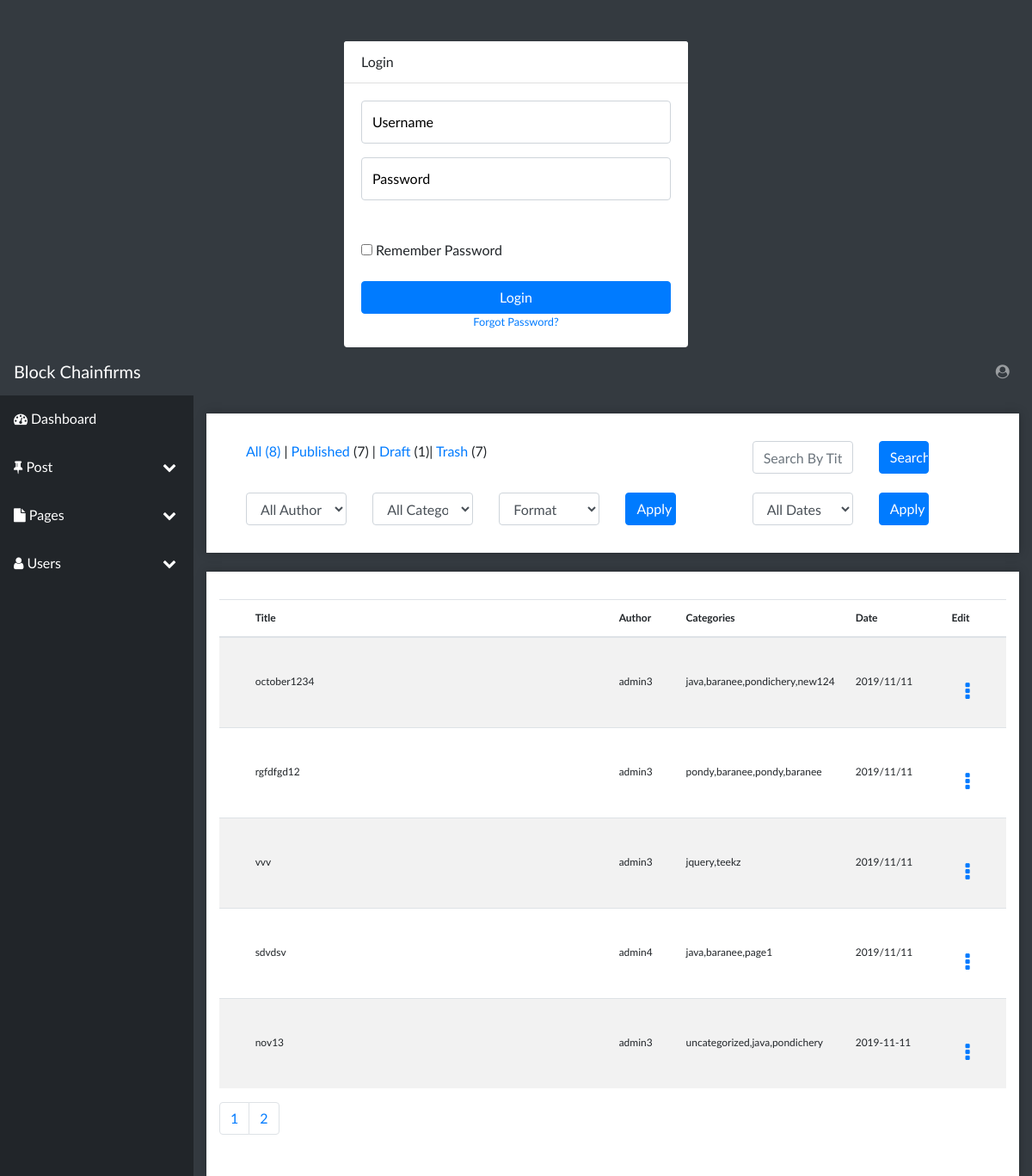
Page /allpost.php on the committed database.
### tables this page shows
CREATE TABLE `posts` (
  `id` int(10) NOT NULL,
  `fid` int(10) NOT NULL,
  `user_id` int(10) NOT NULL,
  `username` varchar(100) NOT NULL,
  `Title` varchar(256) NOT NULL,
  `Content` text NOT NULL,
  `Status` varchar(50) NOT NULL,
  `draftTime` varchar(50) NOT NULL,
  `publishTime` varchar(50) NOT NULL,
  `Visibility` varchar(100) NOT NULL,
  `publihedOn` varchar(50) NOT NULL,
  `Format` varchar(100) NOT NULL,
  `selectCategory` varchar(256) NOT NULL,
  `categoryName` varchar(256) NOT NULL,
  `categoryType` varchar(256) NOT NULL,
  `seo_title` varchar(100) NOT NULL,
  `description` text NOT NULL,
  `url` varchar(100) NOT NULL,
  `seo_schema` varchar(100) NOT NULL,
  `image` varchar(50) NOT NULL,
  `Date` timestamp(6) NOT NULL DEFAULT current_timestamp(6),
  `onlyDate` varchar(50) NOT NULL,
  `url_edit` varchar(256) NOT NULL,
  `url_title` varchar(100) NOT NULL
);

CREATE TABLE `category` (
  `id` int(10) NOT NULL,
  `categoryName` varchar(50) NOT NULL,
  `slug` varchar(50) NOT NULL,
  `selectCategory` varchar(100) NOT NULL,
  `parentcategory` varchar(50) NOT NULL,
  `description` varchar(256) NOT NULL,
  `category_date` varchar(50) NOT NULL
);

### allposts.php (the view, shortened to what this page needs)
 <?php
 $per_page=5;
if(isset($_GET['page'])) {
            $page = $_GET['page'];
            } else {
                $page = "";
            }
            if($page == "" || $page == 1) {
                $page_1 = 0;
            } else {
                $page_1 = ($page * $per_page) - $per_page;
            }
          $post_query_count="SELECT * FROM posts";
          $find_count=mysqli_query($connection,$post_query_count);
          $count=mysqli_num_rows($find_count);
          $count=ceil($count/$per_page);
$query="SELECT posts.id,posts.fid, posts.Title, posts.username, posts.onlyDate, category.selectCategory
FROM posts
INNER JOIN category ON posts.fid=category.id LIMIT $page_1,$per_page";
$select_allposts=mysqli_query($connection,$query);
while($row=mysqli_fetch_array($select_allposts)) {
  $title=$row['Title'];
  $username=$row['username'];
  $selectCategory=$row['selectCategory'];
  $onlyDate=$row['onlyDate'];
              ?>
    <tr>
    <td></td>
    <td class="author_td"><label><?php echo $title;  ?></label></td>
    <td><label><?php echo $username;  ?></label></td>
    <td class="page_control"><label><?php echo $selectCategory;  ?></label></td>
    <td><label><?php echo $onlyDate;         ?></label></td>
    <td> <label><a class="nav-link " href="#" id="actionmenu" role="button" data-toggle="dropdown" aria-haspopup="true" aria-expanded="false">
          <i class="fa fa-ellipsis-v font-24"></i>
        </a>
</label>
</td>
    </tr>
    <?php
}
    ?>
    </tbody>
</table>
<ul class="pagination">
  <?php
   for($i =1; $i <= $count; $i++) {
        if($i == $page) {
             echo "<li class='page-item'><a class='page-link active_pagination' href='allpost.php?page={$i}'>{$i}</a></li>";
        }  else {
            echo "<li class='page-item''><a class='page-link' href='allpost.php?page={$i}'>{$i}</a></li>";
        }
        }
  ?>
  </ul>

### css/style.css (style rules this page uses)
body { font-family: 'Lato', sans-serif !important; }
.font-24 { font-size:24px !important; }
label { padding-top:30px; }
.author_td { width:423px !important; }
.page_control { width:86px !important; }

### rows in the picture
posts: Title "october1234", username "admin3", fid.selectCategory "java,baranee,pondichery,new124", onlyDate "2019/11/11"
posts: Title "rgfdfgd12", username "admin3", fid.selectCategory "pondy,baranee,pondy,baranee", onlyDate "2019/11/11"
posts: Title "vvv", username "admin3", fid.selectCategory "jquery,teekz", onlyDate "2019/11/11"
posts: Title "sdvdsv", username "admin4", fid.selectCategory "java,baranee,page1", onlyDate "2019/11/11"
posts: Title "nov13", username "admin3", fid.selectCategory "uncategorized,java,pondichery", onlyDate "2019-11-11"

### other values in the picture
$total_posts "8"
$publish_posts "7"
$draft_posts "1"
$total_trash "7"
